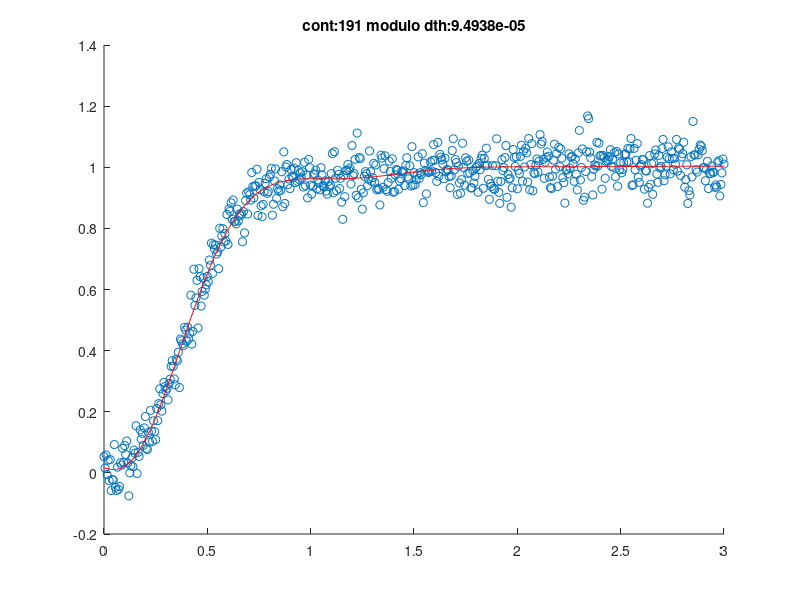

The MATLAB source for this figure:
clc
clear
close all
load('resp_deg_3a.mat')


x = t(:);
y = y(:);
n = 4; %grau da função
th = zeros((n*2)-1, 1) + 1j*zeros((n*2)-1, 1); %vetor de parametros
%chutes
th(1) = (rand()*-0.5) + 1j*(rand()*0.5 - 0.25);
%%th = [  1.0034 - 0.0000i; $resposta
%%   0.1219 - 0.2659i;
%%  -3.0120 - 5.9040i;
%%   0.1219 + 0.2659i;
%%  -3.0120 + 5.9040i;
%%  -1.2309 - 0.0000i;
%%  -2.9872 - 0.0000i ]

for i = 1:n-1
    th(2*i) = (rand()*-0.5) + 1j*(rand()*0.5 - 0.25);
    th((2*i)+1) = (rand()*-0.5) + 1j*(rand()*0.5 - 0.25);
end
alfa = 0.1; %amortecimento
Dmax = 0.8; %valor de saturacao

%criando o modelo
ym = th(1);
for i=1:n-1
  ym = ym + th(2*i)*exp(th((2*i)+1).*x);
endfor

%figura para plotar
figure(1)
scatter(x,y);
hold on
h = plot(x,ym,'r');
crit = 1
cont=0
lambda = 1e-3;

while crit == 1
cont=cont+1
dy = y-ym; %erro dy

%criando o jacobiano
J = x.^0;
for i = 1:n-1
J = [J exp(th((2*i)+1).*x) x.*th(2*i).*exp(th((2*i)+1).*x)]; %derivadas das exponenciais
endfor

dth = inv(J'*J + lambda*eye(length(th)))*J'*dy;

%gerando os passos
dth = alfa*dth;

for j=1:length(dth) % para cada um dos elementos
  if (abs(dth(j)) > Dmax) % se o elemento for maior que o limite
  dth(j) = Dmax*dth(j)/abs(dth(j)) % satura o módulo do elemento
  end
end
th = th + dth; %novos thetas

%reconstroi o modelo
ym = th(1);
for i=1:n-1
  ym = ym + th(2*i)*exp(th((2*i)+1).*x);
endfor

%plotando em tempo real
set(h,'YData',real(ym))
title(['cont:',num2str(cont), ' modulo dth:', num2str(norm(dth))]);
drawnow;
%pause(0.02);

%criterios de parada
if norm(dth) < 1e-4 || isnan(dth(1));
  crit = 0;
endif
endwhile
%testando
%%modelo = 1+2.*modelo = 1+2.*exp(-3.*t).*(0.1.*cos(6.*t)-0.25.*sin(6.*t))-1.2.*exp(-3.*t);exp(-3.*t).*(0.1.*cos(6.*t)-0.25.*sin(6.*t))-1.2.*exp(-3.*t);
%%figure(2)
%%scatter(t,y);
%%hold on
%%plot(t,modelo,'r');
